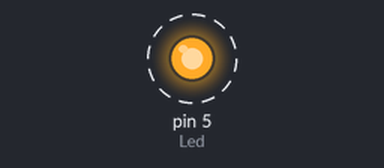
A sketch run on a simulated Arduino Uno, built with avr-gcc and run on an emulated ATmega328P. Parts: output pins drawn as LEDs (lit = HIGH). Dashed ring = blinking.

Above: at 0.5 s.
Timing chart, 0 to 4.6 s (numbered marks = the images above):
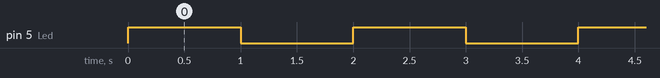

Measured:
- by itself, pin 5 (Led): alternates HIGH for 1.0 s and LOW for 1.0 s

The sketch:

analogwrite.ino
```cpp
int Led = 5;

void setup(){
  pinMode(Led,OUTPUT);


}
void loop(){
  analogWrite(Led,255);
  delay(1000);
  analogWrite(Led,0);
  delay(1000);
}
```
